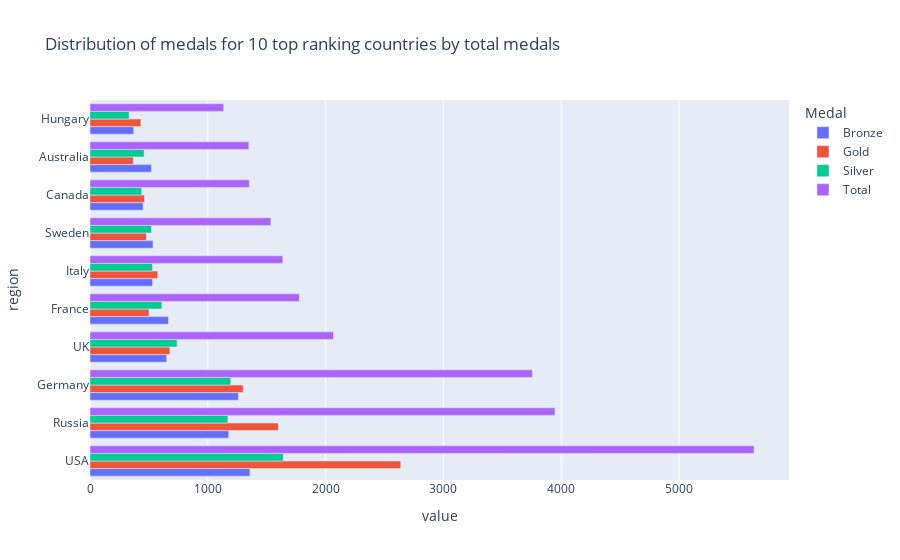

The cell this chart's notebook holds for it:
### Markdown cell above
**Distribution of medals for 20 top ranking countries by total number of medals**

### Code cell
df = af2.count_medals_n(athlete_regions, "region")
print("")
print(df.head())
top10_region = df.head(10)
fig = px.bar(top10_region, y=top10_region.index, x=top10_region.columns,
             title="Distribution of medals for 10 top ranking countries by total medals")
fig.update_layout(barmode='group')
fig.show()

### Figure 1 — Plotly figure (JSON) as saved in the notebook; plotly's stock layout.template omitted (floating-point values rounded to 4 significant figures)
{"data": [{"alignmentgroup": "True", "hovertemplate": "Medal=Bronze<br>value=%{x}<br>region=%{y}<extra></extra>", "legendgroup": "Bronze", "marker": {"color": "#636efa", "pattern": {"shape": ""}}, "name": "Bronze", "offsetgroup": "Bronze", "orientation": "h", "showlegend": true, "textposition": "auto", "type": "bar", "x": [1358, 1178, 1260, 651, 666, 531, 535, 451, 522, 371], "xaxis": "x", "y": ["USA", "Russia", "Germany", "UK", "France", "Italy", "Sweden", "Canada", "Australia", "Hungary"], "yaxis": "y"}, {"alignmentgroup": "True", "hovertemplate": "Medal=Gold<br>value=%{x}<br>region=%{y}<extra></extra>", "legendgroup": "Gold", "marker": {"color": "#EF553B", "pattern": {"shape": ""}}, "name": "Gold", "offsetgroup": "Gold", "orientation": "h", "showlegend": true, "textposition": "auto", "type": "bar", "x": [2638, 1599, 1301, 678, 501, 575, 479, 463, 368, 432], "xaxis": "x", "y": ["USA", "Russia", "Germany", "UK", "France", "Italy", "Sweden", "Canada", "Australia", "Hungary"], "yaxis": "y"}, {"alignmentgroup": "True", "hovertemplate": "Medal=Silver<br>value=%{x}<br>region=%{y}<extra></extra>", "legendgroup": "Silver", "marker": {"color": "#00cc96", "pattern": {"shape": ""}}, "name": "Silver", "offsetgroup": "Silver", "orientation": "h", "showlegend": true, "textposition": "auto", "type": "bar", "x": [1641, 1170, 1195, 739, 610, 531, 522, 438, 459, 332], "xaxis": "x", "y": ["USA", "Russia", "Germany", "UK", "France", "Italy", "Sweden", "Canada", "Australia", "Hungary"], "yaxis": "y"}, {"alignmentgroup": "True", "hovertemplate": "Medal=Total<br>value=%{x}<br>region=%{y}<extra></extra>", "legendgroup": "Total", "marker": {"color": "#ab63fa", "pattern": {"shape": ""}}, "name": "Total", "offsetgroup": "Total", "orientation": "h", "showlegend": true, "textposition": "auto", "type": "bar", "x": [5637, 3947, 3756, 2068, 1777, 1637, 1536, 1352, 1349, 1135], "xaxis": "x", "y": ["USA", "Russia", "Germany", "UK", "France", "Italy", "Sweden", "Canada", "Australia", "Hungary"], "yaxis": "y"}], "layout": {"barmode": "group", "legend": {"title": {"text": "Medal"}, "tracegroupgap": 0}, "title": {"text": "Distribution of medals for 10 top ranking countries by total medals"}, "xaxis": {"anchor": "y", "domain": [0, 1], "title": {"text": "value"}}, "yaxis": {"anchor": "x", "domain": [0, 1], "title": {"text": "region"}}}}
